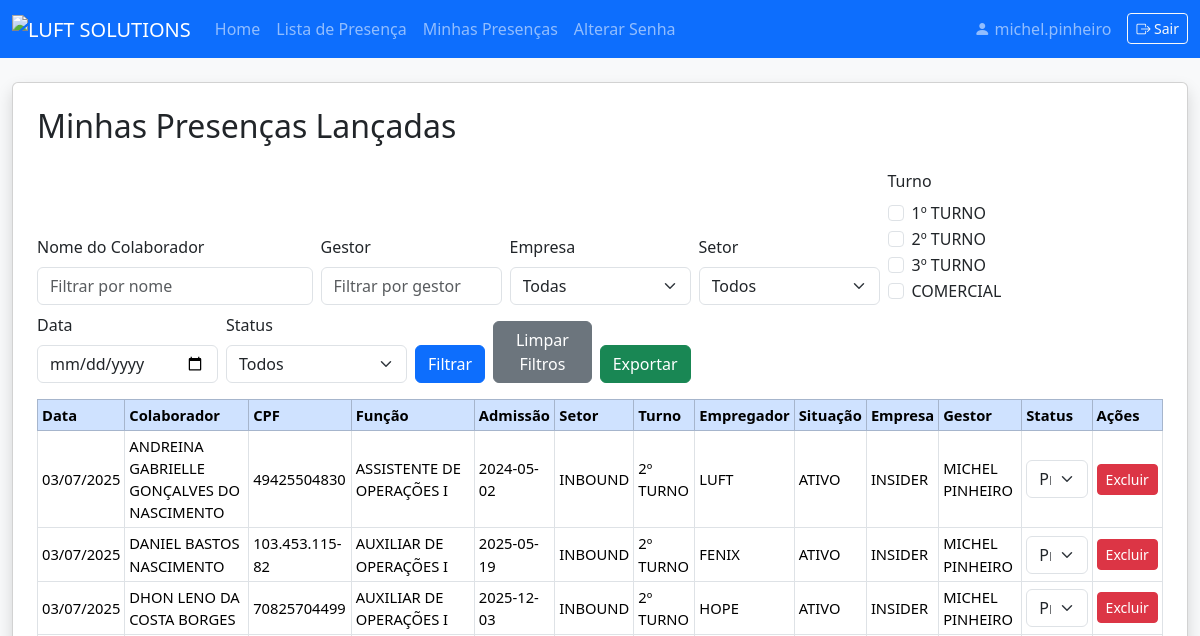
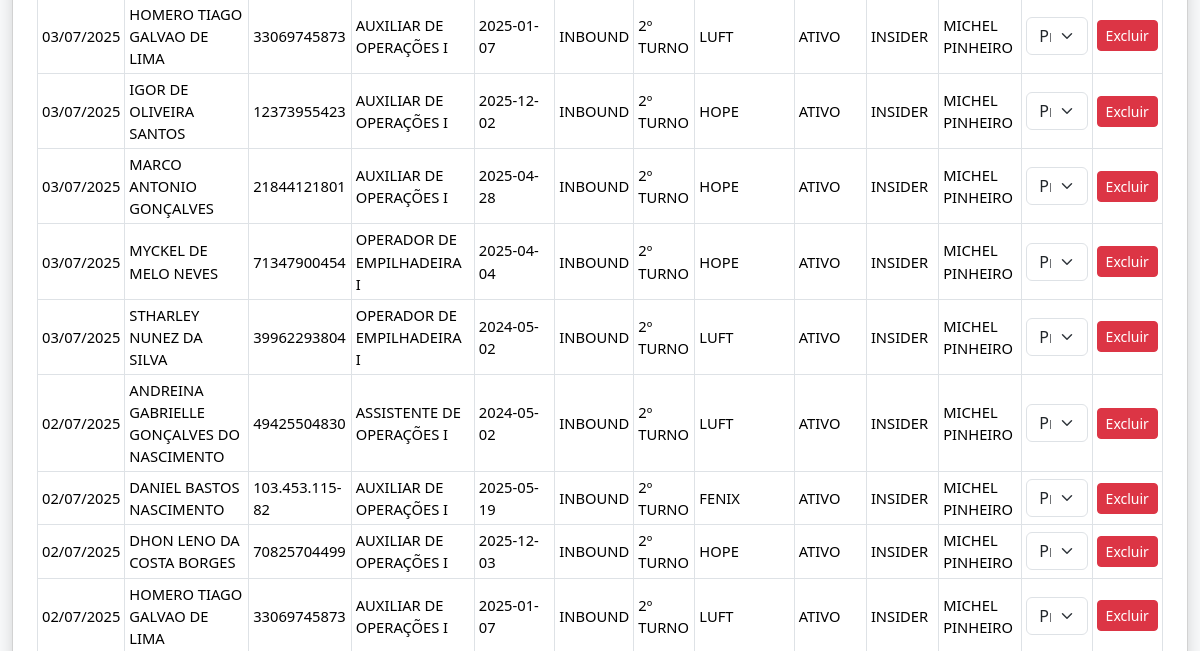
The page /minhas_presencas (signed in, upper part) on the database as committed earlier (2 pictures, top to bottom).
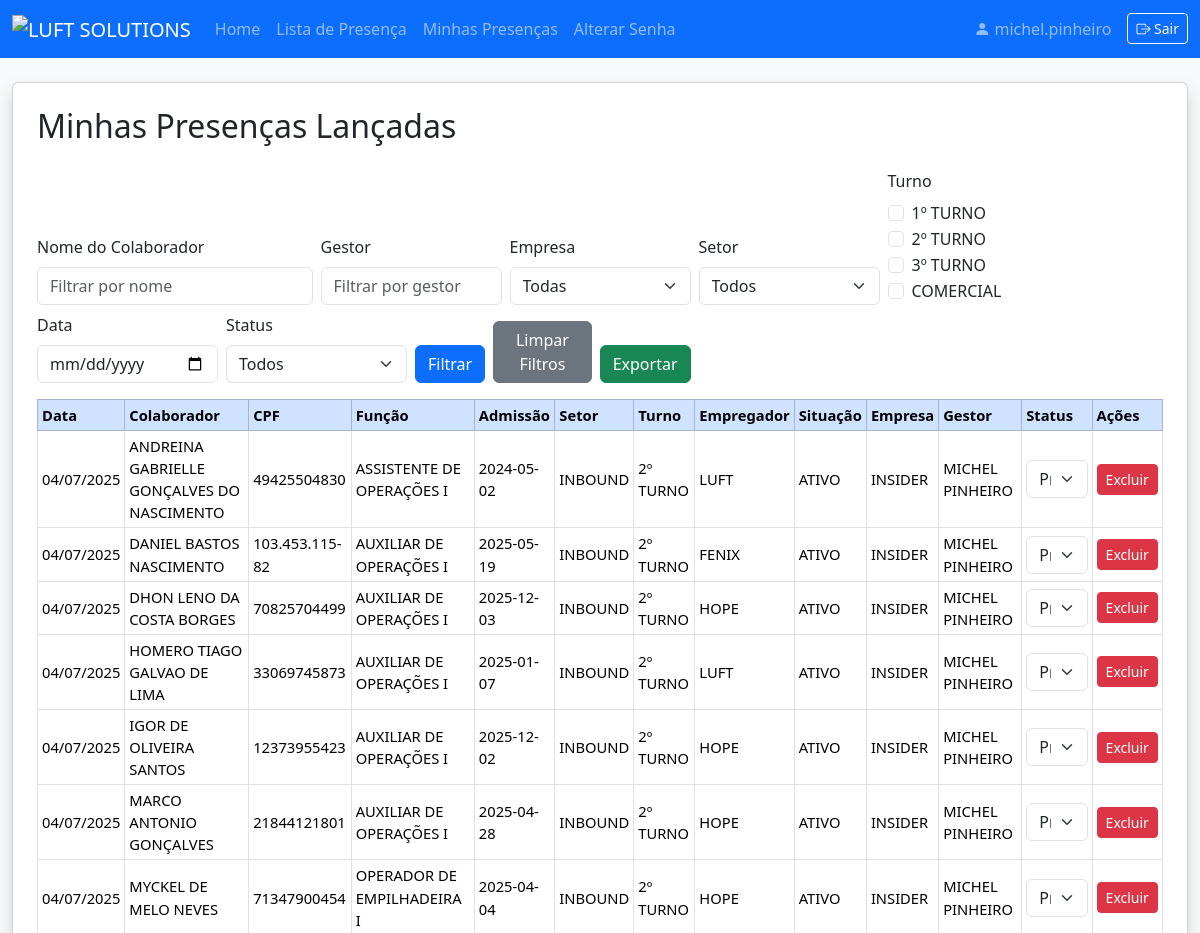
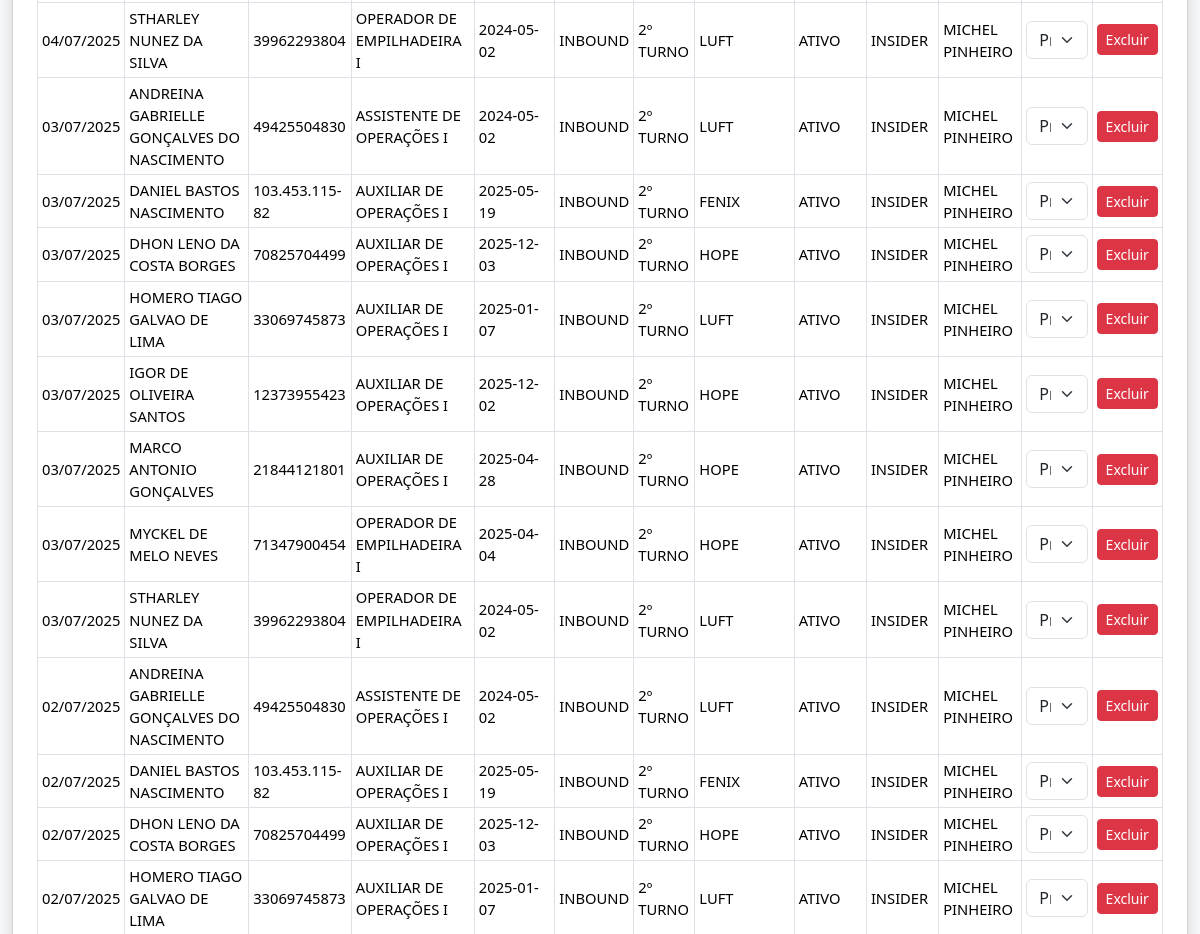
The same page on the database as committed later (2 pictures, top to bottom).
### models.py (models this page shows)
class User(db.Model):
    id = db.Column(db.Integer, primary_key=True)
    nome_completo = db.Column(db.String(150), nullable=False)
    username = db.Column(db.String(80), unique=True, nullable=False)
    password = db.Column(db.String(200), nullable=False)
    role = db.Column(db.String(20), nullable=False, default='lider')
    empresa_id = db.Column(db.Integer, db.ForeignKey('empresa.id'))
    setor_id = db.Column(db.Integer, db.ForeignKey('setor.id'))
    empresas = db.relationship('Empresa', secondary=user_empresas, backref='usuarios')
    empresa = db.relationship('Empresa')
    setor = db.relationship('Setor')
    precisa_trocar_senha = db.Column(db.Boolean, default=True)

class Presenca(db.Model):
    id = db.Column(db.Integer, primary_key=True)
    colaborador_id = db.Column(db.Integer, db.ForeignKey('colaborador.id'), nullable=False)
    usuario_id = db.Column(db.Integer, db.ForeignKey('user.id'), nullable=False)
    data = db.Column(db.Date, nullable=False)
    status = db.Column(db.String(30), nullable=False, default='ausente')
    colaborador = db.relationship('Colaborador')
    usuario = db.relationship('User')

class Colaborador(db.Model):
    id = db.Column(db.Integer, primary_key=True)
    nome = db.Column(db.String(150), nullable=False)
    cpf = db.Column(db.String(14), unique=True, nullable=False)
    funcao = db.Column(db.String(100))
    admissao = db.Column(db.String(30), nullable=False)
    setor_id = db.Column(db.Integer, db.ForeignKey('setor.id'))
    empresa_id = db.Column(db.Integer, db.ForeignKey('empresa.id'))
    turno = db.Column(db.String(30))
    empregador = db.Column(db.String(150))
    situacao = db.Column(db.String(50))
    gestor = db.Column(db.String(150))
    setor = db.relationship('Setor')
    empresa = db.relationship('Empresa')

class Setor(db.Model):
    id = db.Column(db.Integer, primary_key=True)
    nome = db.Column(db.String(100), unique=True, nullable=False)

class Empresa(db.Model):
    id = db.Column(db.Integer, primary_key=True)
    nome = db.Column(db.String(100), unique=True, nullable=False)

### app.py (the view, shortened to what this page needs)
@app.route('/minhas_presencas', methods=['GET', 'POST'])
@login_required
def minhas_presencas():
    if g.user is None:
        flash('Faça login para acessar esta página.')
        return redirect(url_for('login'))
    user = g.user
    if request.method == 'POST':
        filtro_turno = request.form.getlist('filtro_turno')
        filtro_nome = request.form.get('filtro_nome', '')
        filtro_empresa = request.form.get('filtro_empresa', '')
        filtro_setor = request.form.get('filtro_setor', '')
        filtro_data = request.form.get('filtro_data', '')
        filtro_gestor = request.form.get('filtro_gestor', '')
        filtro_status = request.form.get('filtro_status', '')
    else:
        filtro_turno = request.args.getlist('filtro_turno')
        filtro_nome = request.args.get('filtro_nome', '')
        filtro_empresa = request.args.get('filtro_empresa', '')
        filtro_setor = request.args.get('filtro_setor', '')
        filtro_data = request.args.get('filtro_data', '')
        filtro_gestor = request.args.get('filtro_gestor', '')
        filtro_status = request.args.get('filtro_status', '')
    empresas = Empresa.query.order_by(Empresa.nome).all()
    setores = Setor.query.order_by(Setor.nome).all()
    query = Presenca.query.join(Colaborador)
    if user.role in ['admin', 'master', 'rh']:
        pass
    elif user.role == 'coordenador':
        empresa_ids = [e.id for e in user.empresas]
        query = query.filter(Colaborador.empresa_id.in_(empresa_ids))
    else:
        query = query.filter(Colaborador.gestor == user.nome_completo)
    if filtro_nome:
        query = query.filter(Colaborador.nome.ilike(f'%{filtro_nome}%'))
    if filtro_empresa:
        query = query.filter(Colaborador.empresa_id == int(filtro_empresa))
    if filtro_setor:
        query = query.filter(Colaborador.setor_id == int(filtro_setor))
    if filtro_turno:
        query = query.filter(Colaborador.turno.in_(filtro_turno))
    if filtro_data:
        try:
            data_filtro = datetime.strptime(filtro_data, '%Y-%m-%d').date()
            query = query.filter(Presenca.data == data_filtro)
        except Exception:
            pass
    if filtro_gestor:
        query = query.filter(Colaborador.gestor.ilike(f'%{filtro_gestor}%'))
    if filtro_status:
        query = query.filter(Presenca.status == filtro_status)
    presencas = query.order_by(Presenca.data.desc()).all()
    gestores = [g[0] for g in db.session.query(Colaborador.gestor).filter(Colaborador.gestor != None).distinct().order_by(Colaborador.gestor).all()]
    status_list = [
        ('ausente', 'Ausente'),
        ('presente', 'Presente'),
        ('atestado', 'Atestado'),
        ('folga', 'Folga'),
        ('dayoff', 'Dayoff'),
        ('falta_injustificada', 'Falta Injustificada'),
        ('ferias', 'Férias'),
        ('licenca_maternidade', 'Licença Maternidade')
    ]
    return render_template(
        'minhas_presencas.html',
        user=g.user,
        presencas=presencas,
        filtro_nome=filtro_nome,
        filtro_empresa=filtro_empresa,
        filtro_setor=filtro_setor,
        filtro_turno=filtro_turno,
        filtro_data=filtro_data,
        filtro_gestor=filtro_gestor,
        filtro_status=filtro_status,
        empresas=empresas,
        setores=setores,
        gestores=gestores,
        status_list=status_list
    )

### app.py (called while the page is built)
@app.after_request
def add_no_cache_headers(response):
    response.headers['Cache-Control'] = 'no-store, no-cache, must-revalidate, private'
    response.headers['Pragma'] = 'no-cache'
    response.headers['Expires'] = '0'
    return response

@app.before_request
def load_logged_in_user():
    user_id = session.get('user_id')
    g.user = None
    if user_id is not None:
        g.user = User.query.get(user_id)
    public_routes = ['login', 'static', 'home']
    if not g.user and request.endpoint not in public_routes:
        flash('Faça login para acessar esta página.')
        return redirect(url_for('login', next=request.url))

def login_required(f):
    @wraps(f)
    def decorated_function(*args, **kwargs):
        if g.user is None:
            flash('Faça login para acessar esta página.')
            return redirect(url_for('login', next=request.url))
        return f(*args, **kwargs)
    return decorated_function

def has_permission(user, perm_field):
    if not user:
        return False
    if user.username == MASTER_USER:
        return True
    perm = Permission.query.filter_by(role=user.role).first()
    return getattr(perm, perm_field, False) if perm else False

### templates/minhas_presencas.html (shortened to what this page needs)
<!DOCTYPE html>
<html lang="pt-br">
<head>
    <link href="https://cdn.jsdelivr.net/npm/bootstrap@5.3.3/dist/css/bootstrap.min.css" rel="stylesheet">
</head>
<body class="bg-light">
{% extends "navbar.html" %}
{% block content %}
<div class="card shadow p-4 mb-4">
    <h2 class="mb-4">Minhas Presenças Lançadas</h2>
    <form method="get" class="row align-items-end g-2 mb-3" autocomplete="off">
        <div class="col-md-3">
            <label for="filtro_nome" class="form-label">Nome do Colaborador</label>
            <input type="text" class="form-control" id="filtro_nome" name="filtro_nome" value="{{ filtro_nome or '' }}" placeholder="Filtrar por nome" autocomplete="off">
        </div>
        <div class="col-md-2">
            <label for="filtro_gestor" class="form-label">Gestor</label>
            <input type="text" class="form-control" id="filtro_gestor" name="filtro_gestor" value="{{ filtro_gestor or '' }}" placeholder="Filtrar por gestor" list="gestoresList" autocomplete="off">
        </div>
        <div class="col-md-2">
            <label for="filtro_empresa" class="form-label">Empresa</label>
            <select class="form-select" id="filtro_empresa" name="filtro_empresa">
                <option value="">Todas</option>
            </select>
        </div>
        <div class="col-md-2">
            <label for="filtro_setor" class="form-label">Setor</label>
            <select class="form-select" id="filtro_setor" name="filtro_setor">
                <option value="">Todos</option>
            </select>
        </div>
        <div class="col-md-2">
            <label class="form-label d-block">Turno</label>
            {% set turnos_list = ['1º TURNO', '2º TURNO', '3º TURNO', 'COMERCIAL'] %}
            {% for turno in turnos_list %}
                <div class="form-check form-check-inline">
                    <input class="form-check-input" type="checkbox" name="filtro_turno" value="{{ turno }}"
                        id="turno_{{ loop.index }}"
                        {% if filtro_turno and turno in filtro_turno %}checked{% endif %}>
                    <label class="form-check-label" for="turno_{{ loop.index }}">{{ turno }}</label>
                </div>
            {% endfor %}
        </div>
        <div class="col-md-2">
            <label for="filtro_data" class="form-label">Data</label>
            <input type="date" class="form-control" id="filtro_data" name="filtro_data" value="{{ filtro_data or '' }}">
        </div>
        <div class="col-md-2">
            <label for="filtro_status" class="form-label">Status</label>
            <select class="form-select" id="filtro_status" name="filtro_status">
                <option value="">Todos</option>
            </select>
        </div>
        <div class="col-md-3 d-flex align-items-end gap-2">
            <button class="btn btn-primary" type="submit">Filtrar</button>
            <a href="{{ url_for('minhas_presencas') }}" class="btn btn-secondary">Limpar Filtros</a>
            <a href="{{ url_for('export_minhas_presencas',
                filtro_nome=filtro_nome,
                filtro_empresa=filtro_empresa,
                filtro_setor=filtro_setor,
                filtro_turno=filtro_turno,
                filtro_data=filtro_data,
                filtro_gestor=filtro_gestor
            ) }}" class="btn btn-success">Exportar</a>
        </div>
    </form>
    <form method="POST">
        <div class="table-responsive">
            <table class="table table-bordered table-hover table-sm align-middle" style="font-size:0.92rem;">
                <thead class="table-primary">
                    <tr>
                        <th>Data</th>
                        <th>Colaborador</th>
                        <th>CPF</th>
                        <th>Função</th>
                        <th>Admissão</th>
                        <th>Setor</th>
                        <th>Turno</th>
                        <th>Empregador</th>
                        <th>Situação</th>
                        <th>Empresa</th>
                        <th>Gestor</th>
                        <th>Status</th>
                        <th>Ações</th>
                    </tr>
                </thead>
                <tbody>
                    {% for p in presencas %}
                    <tr>
                        <td>{{ p.data.strftime('%d/%m/%Y') }}</td>
                        <td>{{ p.colaborador.nome }}</td>
                        <td>{{ p.colaborador.cpf }}</td>
                        <td>{{ p.colaborador.funcao }}</td>
                        <td>{{ p.colaborador.admissao }}</td>
                        <td>{{ p.colaborador.setor.nome if p.colaborador.setor else '' }}</td>
                        <td>{{ p.colaborador.turno }}</td>
                        <td>{{ p.colaborador.empregador }}</td>
                        <td>{{ p.colaborador.situacao }}</td>
                        <td>{{ p.colaborador.empresa.nome if p.colaborador.empresa else '' }}</td>
                        <td>{{ p.colaborador.gestor }}</td>
                        <td>
                            <select name="status_{{ p.id }}" class="form-select">
                                <option value="presente" {% if p.status == 'presente' %}selected{% endif %}>Presente</option>
                            </select>
                        </td>
                        <td>
                            <button type="button" class="btn btn-sm btn-danger" onclick="excluirPresenca({{ p.id }})">Excluir</button>
                        </td>
                    </tr>
                    {% endfor %}
                </tbody>
            </table>
        </div>
    </form>
</div>
{% endblock %}

### templates/navbar.html (shortened to what this page needs)
<!DOCTYPE html>
<html lang="pt-br">
<head>
  <link href="https://cdn.jsdelivr.net/npm/bootstrap@5.3.3/dist/css/bootstrap.min.css" rel="stylesheet">
  <link rel="stylesheet" href="https://cdn.jsdelivr.net/npm/bootstrap-icons@1.11.3/font/bootstrap-icons.min.css">
</head>
<body class="bg-light">
  <nav class="navbar navbar-expand-lg navbar-dark bg-primary">
    <div class="container-fluid">
      <a class="navbar-brand" href="#">
        <img src="https://i.postimg.cc/hPGVrc5f/LUFT-SOLUTIONS.webp" alt="LUFT SOLUTIONS" style="height:48px;">
      </a>
      <div class="collapse navbar-collapse" id="mainNavbar">
        <ul class="navbar-nav me-auto mb-2 mb-lg-0">
          {% if user and has_permission(user, 'can_access_index') %}
          <li class="nav-item">
            <a class="nav-link" href="{{ url_for('index') }}">Home</a>
          </li>
          {% endif %}
          {% if user and has_permission(user, 'can_access_lista_presenca') %}
          <li class="nav-item">
            <a class="nav-link" href="{{ url_for('lista_presenca') }}">Lista de Presença</a>
          </li>
          <li class="nav-item">
            <a class="nav-link" href="{{ url_for('minhas_presencas') }}">Minhas Presenças</a>
          </li>
          {% endif %}
          {% if user %}
          <li class="nav-item">
              <a class="nav-link" href="{{ url_for('alterar_senha') }}">Alterar Senha</a>
          </li>
          {% endif %}
        </ul>
        {% if user %}
        <div class="d-flex align-items-center">
          <span class="navbar-text me-3">
            <i class="bi bi-person-fill"></i> {{ user.username }}
          </span>
          <a href="{{ url_for('logout') }}" class="btn btn-outline-light btn-sm" title="Sair">
            <i class="bi bi-box-arrow-right"></i> Sair
          </a>
        </div>
        {% endif %}
      </div>
    </div>
  </nav>
  <div class="container-fluid" style="padding-top: 24px;">
    {% block content %}{% endblock %}
  </div>
</body>
</html>

Rows that differ between the two databases and show on the page:
added Presenca: data "04/07/2025", colaborador.nome "ANDREINA GABRIELLE GONÇALVES DO NASCIMENTO", colaborador.cpf "49425504830", colaborador.funcao "ASSISTENTE DE OPERAÇÕES I", colaborador.admissao "2024-05-02", colaborador.setor "INBOUND", colaborador.turno "2º TURNO", colaborador.empregador "LUFT", colaborador.situacao "ATIVO", colaborador.empresa "INSIDER", colaborador.gestor "MICHEL PINHEIRO", status+id "Presente"
added Presenca: data "04/07/2025", colaborador.nome "DANIEL BASTOS NASCIMENTO", colaborador.cpf "103.453.115-82", colaborador.funcao "AUXILIAR DE OPERAÇÕES I", colaborador.admissao "2025-05-19", colaborador.setor "INBOUND", colaborador.turno "2º TURNO", colaborador.empregador "FENIX", colaborador.situacao "ATIVO", colaborador.empresa "INSIDER", colaborador.gestor "MICHEL PINHEIRO", status+id "Presente"
added Presenca: data "04/07/2025", colaborador.nome "DHON LENO DA COSTA BORGES", colaborador.cpf "70825704499", colaborador.funcao "AUXILIAR DE OPERAÇÕES I", colaborador.admissao "2025-12-03", colaborador.setor "INBOUND", colaborador.turno "2º TURNO", colaborador.empregador "HOPE", colaborador.situacao "ATIVO", colaborador.empresa "INSIDER", colaborador.gestor "MICHEL PINHEIRO", status+id "Presente"
added Presenca: data "04/07/2025", colaborador.nome "HOMERO TIAGO GALVAO DE LIMA", colaborador.cpf "33069745873", colaborador.funcao "AUXILIAR DE OPERAÇÕES I", colaborador.admissao "2025-01-07", colaborador.setor "INBOUND", colaborador.turno "2º TURNO", colaborador.empregador "LUFT", colaborador.situacao "ATIVO", colaborador.empresa "INSIDER", colaborador.gestor "MICHEL PINHEIRO", status+id "Presente"
added Presenca: data "04/07/2025", colaborador.nome "IGOR DE OLIVEIRA SANTOS", colaborador.cpf "12373955423", colaborador.funcao "AUXILIAR DE OPERAÇÕES I", colaborador.admissao "2025-12-02", colaborador.setor "INBOUND", colaborador.turno "2º TURNO", colaborador.empregador "HOPE", colaborador.situacao "ATIVO", colaborador.empresa "INSIDER", colaborador.gestor "MICHEL PINHEIRO", status+id "Presente"
added Presenca: data "04/07/2025", colaborador.nome "MARCO ANTONIO GONÇALVES", colaborador.cpf "21844121801", colaborador.funcao "AUXILIAR DE OPERAÇÕES I", colaborador.admissao "2025-04-28", colaborador.setor "INBOUND", colaborador.turno "2º TURNO", colaborador.empregador "HOPE", colaborador.situacao "ATIVO", colaborador.empresa "INSIDER", colaborador.gestor "MICHEL PINHEIRO", status+id "Presente"
added Presenca: data "04/07/2025", colaborador.nome "MYCKEL DE MELO NEVES", colaborador.cpf "71347900454", colaborador.funcao "OPERADOR DE EMPILHADEIRA I", colaborador.admissao "2025-04-04", colaborador.setor "INBOUND", colaborador.turno "2º TURNO", colaborador.empregador "HOPE", colaborador.situacao "ATIVO", colaborador.empresa "INSIDER", colaborador.gestor "MICHEL PINHEIRO", status+id "Presente"
added Presenca: data "04/07/2025", colaborador.nome "STHARLEY NUNEZ DA SILVA", colaborador.cpf "39962293804", colaborador.funcao "OPERADOR DE EMPILHADEIRA I", colaborador.admissao "2024-05-02", colaborador.setor "INBOUND", colaborador.turno "2º TURNO", colaborador.empregador "LUFT", colaborador.situacao "ATIVO", colaborador.empresa "INSIDER", colaborador.gestor "MICHEL PINHEIRO", status+id "Presente"
